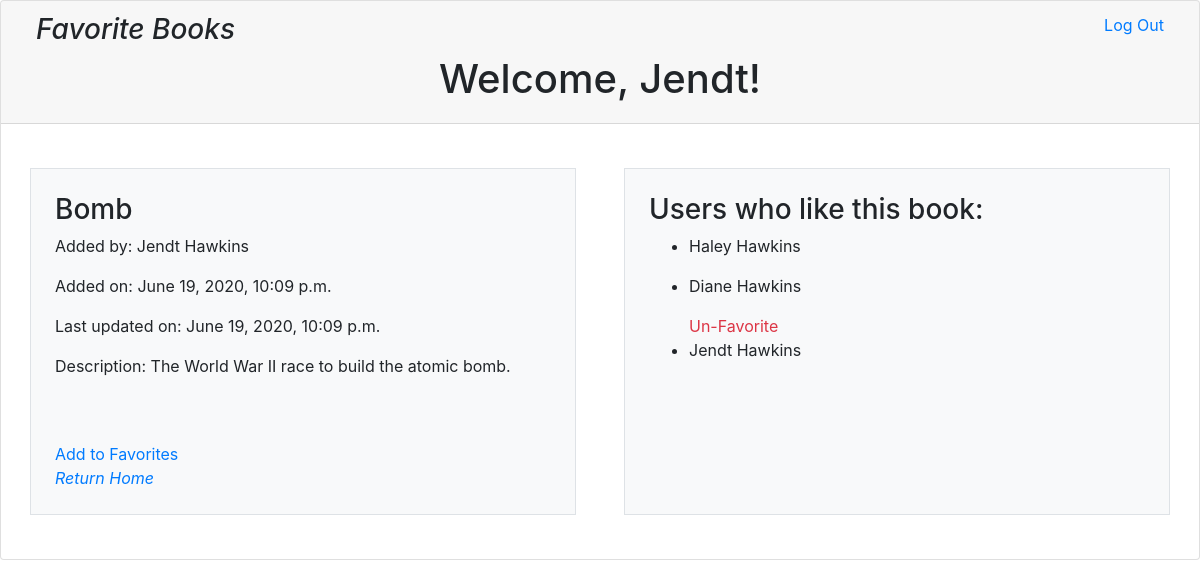
/book/3 (signed in), run on the app's committed database.
### book_app/models.py (models this page shows)
class User(models.Model):
    first_name = models.CharField(max_length=255)
    last_name = models.CharField(max_length=255)
    email = models.CharField(max_length=255)
    password = models.CharField(max_length=255)
    created_at = models.DateTimeField(auto_now_add = True)
    updated_at = models.DateTimeField(auto_now = True)
    objects = UserManager()

class Book(models.Model):
    title = models.CharField(max_length=255)
    description = models.TextField()
    uploaded_by = models.ForeignKey(User, related_name="books_uploaded", on_delete = models.CASCADE)
    liked_by = models.ManyToManyField(User, related_name="liked_books")
    created_at = models.DateTimeField(auto_now_add = True)
    updated_at = models.DateTimeField(auto_now = True)
    objects = BookManager()

### book_app/views.py (the view)
# urls.py: path('book/<int:book_id>', views.onebook),
def onebook(request, book_id):
    context = {
        "book": Book.objects.get(id=book_id),
        "user": User.objects.get(id=request.session['user_id']),
    }
    return render (request, 'one_book.html', context)

### book_app/templates/one_book.html (shortened to what this page needs)
<!DOCTYPE html>
<html lang="en">
<head>
    <link rel="stylesheet" href="https://stackpath.bootstrapcdn.com/bootstrap/4.3.1/css/bootstrap.min.css">
</head>
<body>
    <div class="card">
        <div class="card-header">
            <div class="col">
                <a href="/logout"  class="float-right">Log Out</a>
                <h3 class="font-italic">Favorite Books</h3>
            </div>
            <h1 class="text-center">Welcome, {{ user.first_name }}!</h1>
        </div>
        <div class="row card-body">
            <div class="col p-4 bg-light m-4 border">
                {% if user == book.uploaded_by %}
                    <form action="/update/{{ book.id }}" method="post">
                        {% csrf_token %}
                        <input value="{{ book.title }}" type="text" name="title" id="edit_title">
                        <br>
                        <p>Added by: {{ user.first_name}} {{ user.last_name }}</p>
                        <p>Added on: {{ book.created_at }}</p>
                        <p>Last updated on: {{ book.updated_at }}</p>
                        <p>Description:</p>
                        <input value="{{ book.description }}" name="description" type="text" id="edit_description">
                        <br><br>
                        <input type="submit" value="Update" class="btn btn-primary">
                    </form>
                    <br>
                    <form action="/delete/{{ book.id }}" method="post">
                        {%csrf_token%}
                        <input type="submit" value="Delete" class="btn btn-danger">
                    </form>
                {% else %}
                    <h3>{{ book.title }}</h3>
                    <p>Added by: {{ user.first_name}} {{ user.last_name }}</p>
                    <p>Added on: {{ book.created_at }}</p>
                    <p>Last updated on: {{ book.updated_at }}</p>
                    <p>Description: {{ book.description }}</p>
                    <br>
                    <br>
                    <a href="/favorite/{{ book.id }}" name="favorited">Add to Favorites</a>
                {% endif %}
                <br>
                <a href="/success" class="font-italic">Return Home</a>
            </div>
            <div class="col p-4 bg-light m-4 border">
                <h3>Users who like this book:</h3>
                {% for likes in book.liked_by.all %}
                    <ul>
                        {% if likes == user %}
                            <a href="/unfavorite/{{ book.id }}" name="unfavorite" class="text-danger">Un-Favorite</a>
                        {% endif %}
                        <li>{{ likes.first_name }} {{ likes.last_name }}</li>
                    </ul>
                {% endfor %}
            </div>
        </div>
    </div>
</body>
</html>

### data on the page
User: first_name "Jendt", last_name "Hawkins"
Book: title "Bomb", created_at "June 19, 2020, 10:09 p.m.", updated_at "June 19, 2020, 10:09 p.m.", description "The World War II race to build the atomic bomb."
User: first_name "Haley", last_name "Hawkins"
User: first_name "Diane", last_name "Hawkins"
